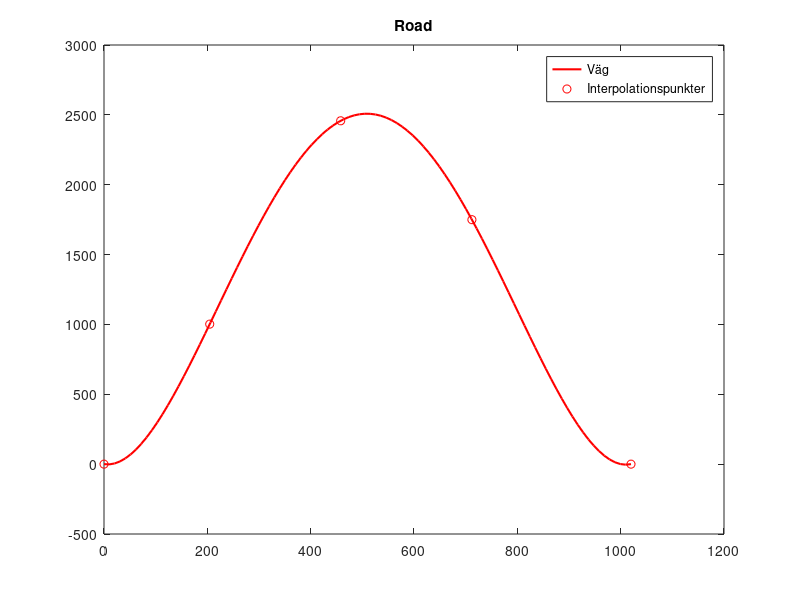

MATLAB code for this plot:
format long

% a)

% Anynoma funktioner för varje punkt
P = {
    @(X) [(X(1) - 175)^2 + (X(2) - 950)^2 - 60^2; (X(1) - 160)^2 + (X(2) - 1008)^2 - 45^2];
    @(X) [(X(1) - 410)^2 + (X(2) - 2400)^2 - 75^2; (X(1) - 381)^2 + (X(2) - 2500)^2 - 88^2];
    @(X) [(X(1) - 675)^2 + (X(2) - 1730)^2 - 42^2; (X(1) - 656)^2 + (X(2) - 1760)^2 - 57^2]
    };

% Anonyma funktioner för Jacobianen till varje vektorvärd funktion P(i)
J = {
    @(X) [2*X(1) - 350, 2*X(2) - 1900; 2*X(1) - 320, 2*X(2) - 2016];
    @(X) [2*X(1) - 820, 2*X(2) - 4800; 2*X(1) - 762, 2*X(2) - 5000];
    @(X) [2*X(1) - 1350, 2*X(2) - 3460; 2*X(1) - 1312, 2*X(2) - 3520]
    };

% Startgissningar
X = {
    [200;1000]; % P1
    [400;2600]; % P2
    [670;1780] % P3
    };

tol = 1e-8; hnorm = 1; iter = 0; maxiter = 20;

for i=1:3
    hnorm = 1; iter = 0;
    disp("For P" + i + ":")
    while hnorm > tol && iter < maxiter
        iter = iter + 1;
        h = -J{i}(X{i})\P{i}(X{i}); % Newtons metod för system
        X{i} = X{i} + h;
        hnorm = norm(h);
        disp([iter X{i}(1) X{i}(2) hnorm]);
    end
end

% Svar på frågor
%
% Koordinaterna blir P1≈(205,1002), P2≈(458,2458), P3≈(712,1750).
% Vi kan veta att Newtons metod konvergerar som den ska eftersom vi har
% valt startgissningar som bör ligga i närheten av de sökta punkterna
% (efter uppritning och analys av cirklarna). Vi vet också att Jacobianen 
% för respektive P måste vara inverterbar för varje n, dvs detJ≠0 i varje
% iteration, vilket vi på förhand inte kan vara säkra på då det finns
% värden på X(1) och X(2) som gör att detJ=0. Men i och med att de punkter
% som metoden konvergerar mot stämmer överens med förväntningarna på de
% sökta punkterna kan vi anta att detJ≠0 för alla iterationer och att
% Newtons metod därmed konvergerar som den ska. För att försäkra sig
% ytterligare kan en kontroll implementeras som i varje iteration kollar
% att detJ faktiskt är skiljt från 0, men det är inte nödvändigt i det här
% fallet. Konvergenshastigheten är kvadratisk för varje punkt.

% b)

% Anonym funktion för den naiva ansatsen
p = @(c, x) c(1) + c(2)*x + c(3)*x.^2 + c(4)*x.^3 + c(5)*x.^4;

x = [0, X{1}(1), X{2}(1), X{3}(1), 1020]';
y = [0, X{1}(2), X{2}(2), X{3}(2), 0]';

% Matris A
A = [ones(size(x)) x x.^2 x.^3 x.^4];

c = A\y;

% Ta fram x-värden i intervallet (0, 1020)
xvalues = linspace(x(1), x(end), 100);

figure
plot(xvalues, p(c, xvalues), '-r', 'LineWidth', 1.5)
hold on
plot (x, y, 'ro')
title('Road')
legend('Väg', 'Interpolationspunkter', 'Location', 'Best')

% Koeffecienterna blir
disp("c0 = " + c(1))
disp("c1 = " + c(2))
disp("c2 = " + c(3))
disp("c3 = " + c(4))
disp("c4 = " + c(5))

% Koefficienterna i polynomet blir:
% c0 = 0, c1 ≈ -0.58, c2 ≈ 0.04, c3 ≈ -8.1e-05, c4 ≈ 4.0e-08

